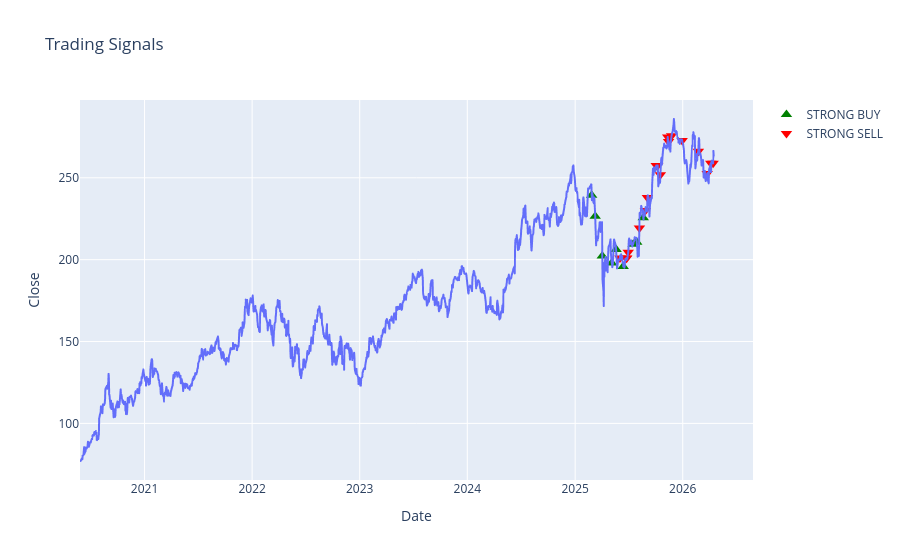

Notebook code for this chart:
### Code cell
buy = data[data['Final_Signal'] == 'STRONG BUY']
sell = data[data['Final_Signal'] == 'STRONG SELL']

fig = px.line(data, x=data.index, y='Close', title='Trading Signals')
fig.add_scatter(x=buy.index, y=buy['Close'], mode='markers', 
                marker=dict(symbol='triangle-up', size=10, color='green'), 
                name='STRONG BUY')
fig.add_scatter(x=sell.index, y=sell['Close'], mode='markers', 
                marker=dict(symbol='triangle-down', size=10, color='red'), 
                name='STRONG SELL')
fig.show()

### Figure 1 — Plotly figure (JSON) as saved in the notebook; plotly's stock layout.template omitted (floating-point values rounded to 4 significant figures; data arrays with more than 128 entries replaced by an {"elided": "..."} marker saying what was removed)
{"data": [{"hovertemplate": "Date=%{x}<br>Close=%{y}<extra></extra>", "legendgroup": "", "line": {"color": "#636efa", "dash": "solid"}, "marker": {"symbol": "circle"}, "mode": "lines", "name": "", "showlegend": false, "type": "scattergl", "x": {"elided": "1480 str values"}, "xaxis": "x", "y": {"elided": "1480 float values"}, "yaxis": "y"}, {"marker": {"color": "green", "size": 10, "symbol": "triangle-up"}, "mode": "markers", "name": "STRONG BUY", "type": "scatter", "x": ["2025-02-26T00:00:00", "2025-03-10T00:00:00", "2025-04-03T00:00:00", "2025-05-05T00:00:00", "2025-05-20T00:00:00", "2025-06-13T00:00:00", "2025-07-17T00:00:00", "2025-07-29T00:00:00", "2025-08-20T00:00:00"], "y": [239.3, 226.5, 202.3, 198.0, 206.2, 195.9, 209.4, 210.6, 225.6]}, {"marker": {"color": "red", "size": 10, "symbol": "triangle-down"}, "mode": "markers", "name": "STRONG SELL", "type": "scatter", "x": ["2025-06-02T00:00:00", "2025-06-23T00:00:00", "2025-06-25T00:00:00", "2025-06-30T00:00:00", "2025-08-07T00:00:00", "2025-08-27T00:00:00", "2025-09-03T00:00:00", "2025-10-03T00:00:00", "2025-10-08T00:00:00", "2025-10-17T00:00:00", "2025-11-11T00:00:00", "2025-11-14T00:00:00", "2025-11-24T00:00:00", "2025-12-30T00:00:00", "2026-02-23T00:00:00", "2026-03-25T00:00:00", "2026-04-06T00:00:00", "2026-04-14T00:00:00"], "y": [201.1, 200.9, 200.9, 204.5, 219.4, 230.1, 238.0, 257.5, 257.6, 251.8, 275.0, 272.2, 275.7, 272.8, 266.2, 252.6, 258.9, 258.8]}], "layout": {"legend": {"tracegroupgap": 0}, "title": {"text": "Trading Signals"}, "xaxis": {"anchor": "y", "domain": [0, 1], "title": {"text": "Date"}}, "yaxis": {"anchor": "x", "domain": [0, 1], "title": {"text": "Close"}}}}
